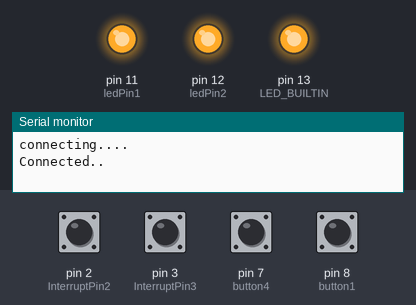
The sketch below on a simulated Arduino Nano, built with avr-gcc and run on an emulated ATmega328P. Parts: output pins drawn as LEDs (lit = HIGH), the last lines printed to the serial monitor. Inputs (shaded band) come from the test bench; at power-on: pin 2 (InterruptPin2), pin 3 (InterruptPin3) HIGH, pin 7 (button4), pin 8 (button1) LOW. The modem accepts every AT command (registered, SIM ready, sends succeed) and sends nothing else.

Above: at 7.2 s.
7.3 s: pin 7 (button4) pulled HIGH for 0.15 s
At 8.5 s:
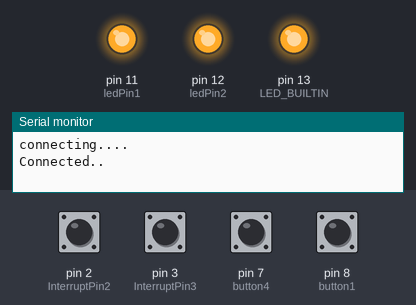
8.9 s: pin 8 (button1) pulled HIGH for 0.15 s
At 8.97 s:
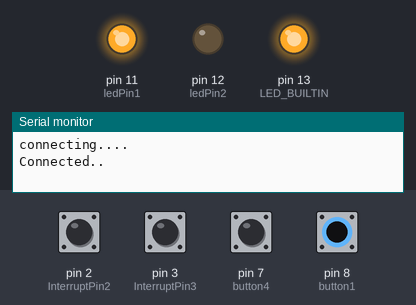
10.5 s: pin 7 (button4) driven HIGH and pin 8 (button1) driven HIGH
At 11.6 s:
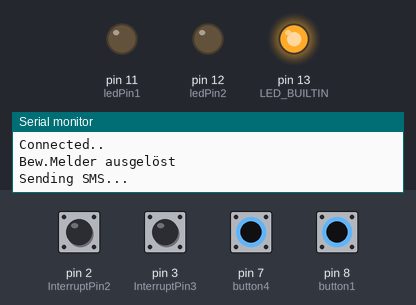
15.8 s: pin 7 (button4) driven LOW
At 16.4 s:
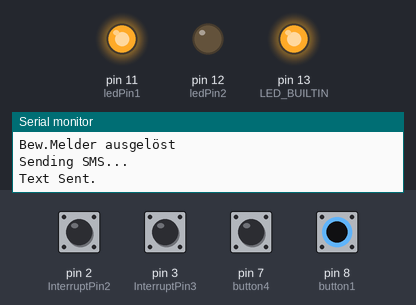
Timing chart, 0 to 18.4 s (numbered marks = the images above; inputs shaded):
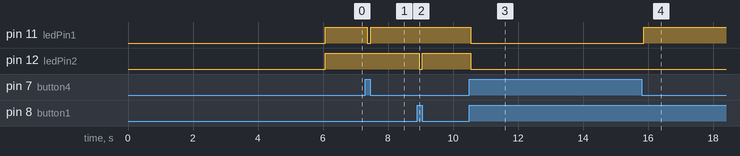

Measured:
- after the input at 7.3 s, pin 11 (ledPin1): HIGH → LOW after 0.06 s, → HIGH 0.10 s later
- after the input at 8.9 s, pin 12 (ledPin2): HIGH → LOW after 0.06 s, → HIGH 0.09 s later
- after the input at 10.5 s, pin 11 (ledPin1), pin 12 (ledPin2): HIGH → LOW after 0.05 s
- after the input at 15.8 s, pin 11 (ledPin1): LOW → HIGH after 0.07 s

The sketch:

GSM-Alarmanlage.ino
```cpp
// (licence header left out)
#include <SoftwareSerial.h>

SoftwareSerial mySerial(4,5); //Rx and Tx to  SIM800

char incomingByte;
String inputString;
int ledPin1 = 11;
int ledPin2 = 12;

bool active = false;
int button1 = 8 ;             // HIGH from Motion Detector
const byte InterruptPin2 = 2; // GND from Bilge Relays
const byte InterruptPin3 = 3; // GND Door Keller Reedswitch
int button4 = 7;              // 5v+ for arming the system (add a 10k resistor from pin to gnd)
bool button_State;            //Button state


void setup()
{
      pinMode (ledPin1, OUTPUT);
      pinMode (ledPin2, OUTPUT);
      pinMode(LED_BUILTIN, OUTPUT);
      Serial.begin(9600);
      mySerial.begin(9600);
      // Check if you're currently connected to mySerial
      while(!mySerial.available()){
        mySerial.println("AT");
        delay(1000);
        Serial.println("connecting....");
        }

      Serial.println("Connected..");
      mySerial.println("AT+CMGF=1\r\n");          //Set SMS Text Mode
      delay(1000);
      mySerial.println("AT+CNMI=1,2,0,0,0");      //command to receive new messages from the network
      delay(1000);
      mySerial.println("AT+CMGL=\"REC UNREAD\""); // Read unread messages
      delay(1000);
      digitalWrite(LED_BUILTIN, HIGH);            // turn the LED on if modem is connected
      delay(1000);

      pinMode(button1, INPUT);                                                  // Input from PIR-Sensor. High means motion detected
      pinMode(InterruptPin2, INPUT_PULLUP);                                     // from Bilge relays, if signal goes high alarm is initiated
      attachInterrupt(digitalPinToInterrupt(InterruptPin2), pin2_ISR, RISING);  // interrupt for Bilge relays
      pinMode(InterruptPin3, INPUT_PULLUP);                                     // from reed switch. If signal goes high alarm is initiated
      attachInterrupt(digitalPinToInterrupt(InterruptPin3), pin3_ISR, RISING);  // interrupt for reed contact
      pinMode(button4, INPUT);                                                  //The button is always LOW unless the switch is set to armed

        mySerial.begin(9600);                                                   //Module baude rate, this is on max, it depends on the version
        Serial.begin(9600);
        delay(1000);
     }

void loop()
{
  digitalWrite(ledPin1, !digitalRead(7));   // Switches LED on if system is armed
  digitalWrite(ledPin2, !digitalRead(8));   // Switches LED on if motion is detected

  button_State = digitalRead(button1);      //We are constantly reading the button State

            if (button_State == HIGH && digitalRead(7) == true) { //Motion is detected & system armed
              Serial.println("Bew.Melder ausgelöst");             //Shows this message on the serial monitor
              delay(500);                                         //Small delay to avoid detecting the button press many times
  Serial.println("Sending SMS...");                               //Show this message on serial monitor
  mySerial.print("AT+CMGF=1\r");                                  //Set the module to SMS mode
  delay(100);
  mySerial.print("AT+CMGS=\"+49xxxxxxxxx\"\r"); //Your phone number don't forget to include your country code, example +212123456789"
  delay(500);
  mySerial.print("Bew.Melder ausgelöst");         //This is the text to send to the phone number, don't make it too long or you have to modify the SoftwareSerial buffer
  delay(500);
  mySerial.print((char)26);                       //End AT command with a ^Z, ASCII code 26
  delay(500);
  mySerial.println();
  Serial.println("Text Sent.");
  delay(500);
            }
            if (button_State == LOW)
            delay(100);
}
void pin2_ISR() {

      if (InterruptPin2 && digitalRead(7) == true) {    //Bilge switch is detected & system armed
              Serial.println("Bilgenalarm");            //Shows this message on the serial monitor
              delay(200);                               //Small delay to avoid detecting the button press many times
  Serial.println("Sending SMS...");                     //Show this message on serial monitor
  mySerial.print("AT+CMGF=1\r");                        //Set the module to SMS mode
  delay(100);
  mySerial.print("AT+CMGS=\"+49xxxxxxxxx\"\r");      //Your phone number don't forget to include your country code, example +212123456789"
  delay(500);
  mySerial.print("Bilgenalarm");                        //This is the text to send to the phone number, don't make it too long or you have to modify the SoftwareSerial buffer
  delay(500);
  mySerial.print((char)26);                             //End AT command with a ^Z, ASCII code 26
  delay(500);
  mySerial.println();
  Serial.println("Text Sent.");
  delay(500);
            }
}

void pin3_ISR() {
         if (InterruptPin3 && digitalRead(7) == true) {   //Engineroom switch is detected & system armed
              Serial.println("Motorraum geöffnet");       //Shows this message on the serial monitor
              delay(200);                                 //Small delay to avoid detecting the button press many times
  Serial.println("Sending SMS...");                       //Show this message on serial monitor
  mySerial.print("AT+CMGF=1\r");                          //Set the module to SMS mode
  delay(100);
  mySerial.print("AT+CMGS=\"+49xxxxxxxxx\"\r");        //Your phone number don't forget to include your country code, example +212123456789"
  delay(500);
  mySerial.print("Motorraum geöffnet");                  //This is the text to send to the phone number, don't make it too long or you have to modify the SoftwareSerial buffer
  delay(500);
  mySerial.print((char)26);                               //End AT command with a ^Z, ASCII code 26
  delay(500);
  mySerial.println();
  Serial.println("Text Sent.");
  delay(500);
            }

      }
```
